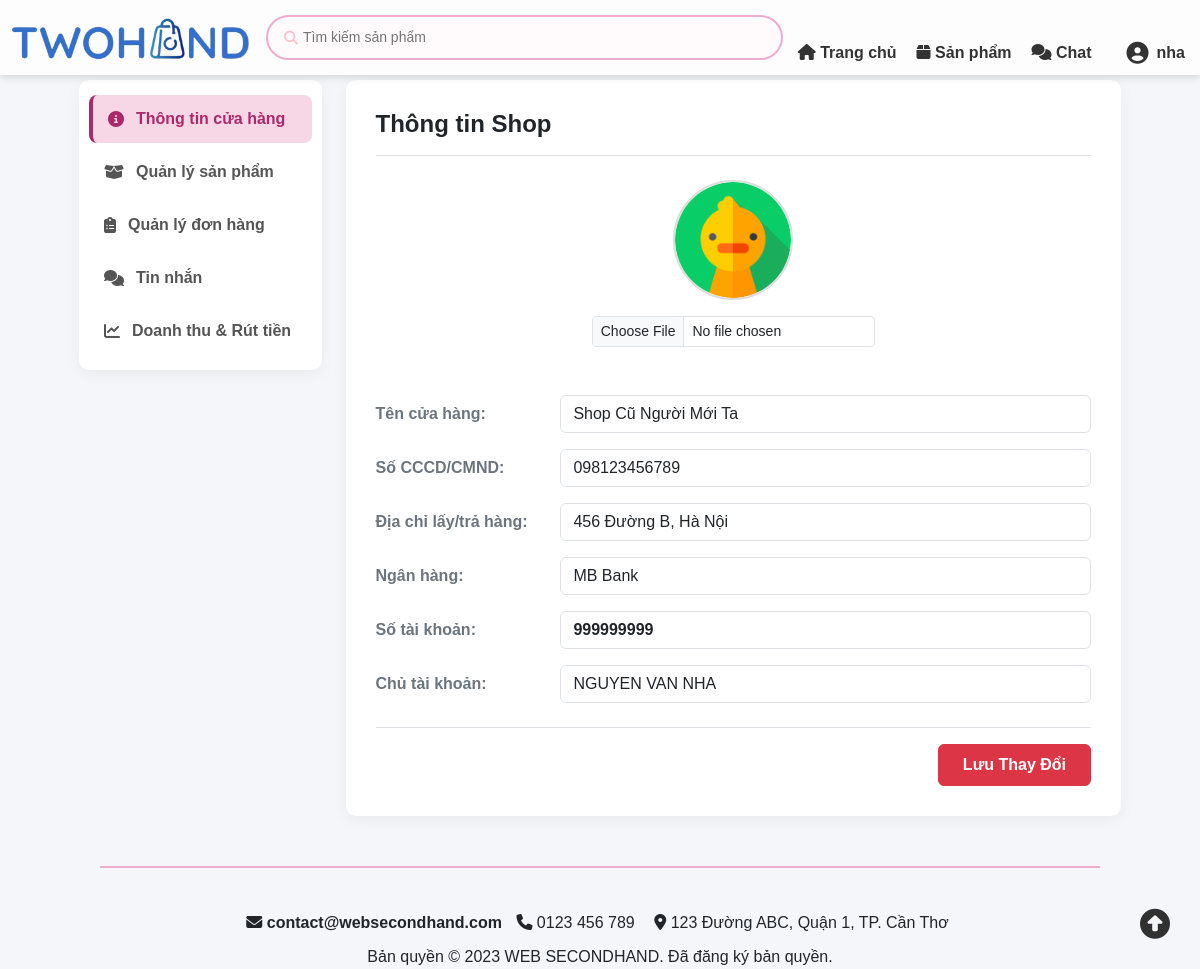
/seller/controllers/sellerThongTinController.php (signed in), run on an earlier commit of the app's database.
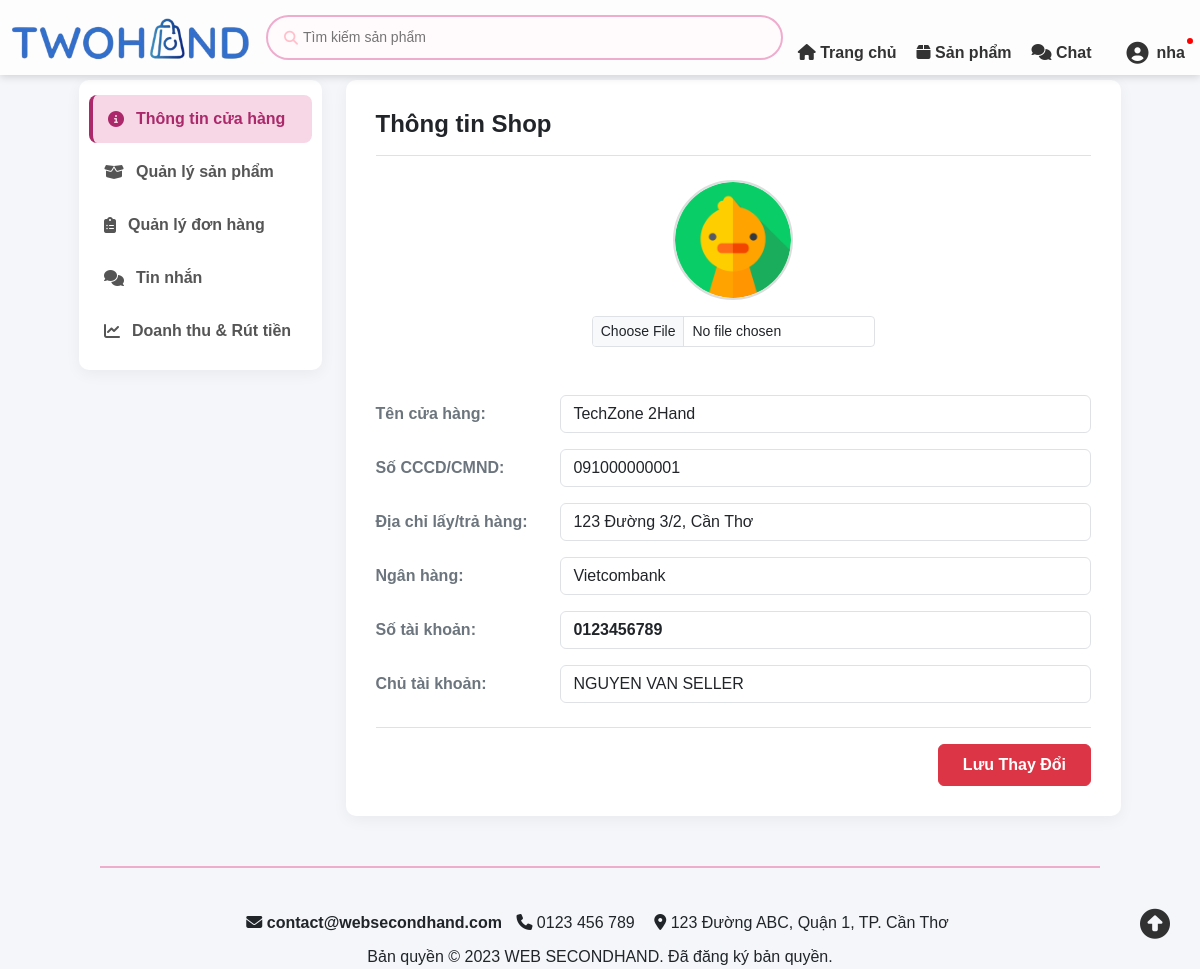
And on a later commit of the database.
### tables this page shows
CREATE TABLE HoSoNguoiBan (
    IdHoSo INT AUTO_INCREMENT PRIMARY KEY,
    IdTaiKhoan INT(10) NOT NULL UNIQUE,
    TenCuaHang VARCHAR(100), 
    DiaChiKhoHang VARCHAR(255),
    ViDo DECIMAL(10, 8) NULL COMMENT 'Latitude - Vĩ độ Cửa Hàng (Kho)',
    KinhDo DECIMAL(11, 8) NULL COMMENT 'Longitude - Kinh độ Cửa Hàng (Kho)',
    SoCCCD VARCHAR(20),
    TenNganHang VARCHAR(50),
    SoTaiKhoanNganHang VARCHAR(30),
    TenChuTaiKhoan VARCHAR(100),
    NgayDuyet DATETIME, 
    SoDu DECIMAL(15,2) DEFAULT 0,
    FOREIGN KEY (IdTaiKhoan) REFERENCES TaiKhoan(IdTaiKhoan) ON DELETE CASCADE
);

### seller/controllers/sellerThongTinController.php (called while the page is built, shortened)
<?php
require_once '../../includes/ketnoi.php';
$idUser = $_SESSION['IdTaiKhoan'];
$sql = "SELECT h.*, t.Avatar
        FROM HoSoNguoiBan h
        JOIN TaiKhoan t ON h.IdTaiKhoan = t.IdTaiKhoan
        WHERE h.IdTaiKhoan = $idUser";
$result = $conn->query($sql);
if ($result && $result->num_rows > 0) {
    $thongTin = $result->fetch_assoc();
} else {
    $thongTin = null;
}
require_once '../views/sellerThongTinCuaHang.php';

### models/thongBaoModel.php (called while the page is built, shortened)
<?php
class ThongBaoModel
{
    private $conn;
    public function __construct($conn)
    {
        $this->conn = $conn;
    }
    public function demThongBaoChuaDoc($idTaiKhoan)
    {
        $sql = "SELECT COUNT(*) as SoLuong FROM ThongBaoNguoiDung WHERE IdNhan = ? AND DaXem = 0";
        $stmt = $this->conn->prepare($sql);
        $stmt->bind_param("i", $idTaiKhoan);
        $stmt->execute();
        return $stmt->get_result()->fetch_assoc()['SoLuong'];
    }
}

### seller/views/sellerThongTinCuaHang.php (the view, shortened to what the changed rows need)
<!DOCTYPE html>
<html lang="vi">
<head>
    <link href="https://cdn.jsdelivr.net/npm/bootstrap@5.3.2/dist/css/bootstrap.min.css" rel="stylesheet">
    <link rel="stylesheet" href="https://cdnjs.cloudflare.com/ajax/libs/font-awesome/6.4.0/css/all.min.css">
    <link href="../../assets/css/header.css" rel="stylesheet">
    <link href="../../assets/css/color.css" rel="stylesheet">
</head>
<body style="background-color: #f4f6f9;">
    <?php include '../../includes/header.php'; ?>
    <div class="giua-trang">
        <div class="seller-wrapper" style="max-width: 1300px; margin: 40px auto 50px auto; padding: 0 15px;">
            <div class="row">
                <div class="col-md-9">
                    <div class="seller-content-box" style="background: #ffffff; border-radius: 10px; padding: 30px; box-shadow: 0 4px 15px rgba(0, 0, 0, 0.05); min-height: 600px;">
                        <?php if ($thongTin): ?>
                            <form action="sellerThongTinController.php" method="POST" enctype="multipart/form-data">
                                <div class="text-center mb-5">
                                    <?php
                                    $avatarPath = !empty($thongTin['Avatar']) ? '../../' . $thongTin['Avatar'] : '../../assets/images/user.png';
                                    ?>
                                    <img src="<?= htmlspecialchars($avatarPath) ?>" alt="Avatar Shop" class="avatar-img mb-3" id="previewAvatar"><br>
                                    <input type="file" id="avatarInput" name="avatar" accept="image/*" class="form-control form-control-sm w-auto d-inline-block">
                                </div>
                                <div class="row mb-3 align-items-center">
                                    <div class="col-sm-3 fw-bold text-secondary">Tên cửa hàng:</div>
                                    <div class="col-sm-9"><input type="text" class="form-control" name="TenCuaHang" value="<?= htmlspecialchars($thongTin['TenCuaHang']) ?>" required></div>
                                </div>
                                <div class="row mb-3 align-items-center">
                                    <div class="col-sm-3 fw-bold text-secondary">Số CCCD/CMND:</div>
                                    <div class="col-sm-9"><input type="text" class="form-control" name="SoCCCD" value="<?= htmlspecialchars($thongTin['SoCCCD']) ?>" required></div>
                                </div>
                                <div class="row mb-3 align-items-center">
                                    <div class="col-sm-3 fw-bold text-secondary">Địa chỉ lấy/trả hàng:</div>
                                    <div class="col-sm-9"><input type="text" class="form-control" name="DiaChiKhoHang" value="<?= htmlspecialchars($thongTin['DiaChiKhoHang']) ?>" required></div>
                                </div>
                                <div class="row mb-3 align-items-center">
                                    <div class="col-sm-3 fw-bold text-secondary">Ngân hàng:</div>
                                    <div class="col-sm-9"><input type="text" class="form-control" name="TenNganHang" value="<?= htmlspecialchars($thongTin['TenNganHang']) ?>" required></div>
                                </div>
                                <div class="row mb-3 align-items-center">
                                    <div class="col-sm-3 fw-bold text-secondary">Số tài khoản:</div>
                                    <div class="col-sm-9"><input type="text" class="form-control fw-bold" name="SoTaiKhoanNganHang" value="<?= htmlspecialchars($thongTin['SoTaiKhoanNganHang']) ?>" required></div>
                                </div>
                                <div class="row mb-3 align-items-center">
                                    <div class="col-sm-3 fw-bold text-secondary">Chủ tài khoản:</div>
                                    <div class="col-sm-9"><input type="text" class="form-control text-uppercase" name="TenChuTaiKhoan" value="<?= htmlspecialchars($thongTin['TenChuTaiKhoan']) ?>" required></div>
                                </div>
                                <div class="text-end mt-4 pt-3 border-top">
                                    <button type="submit" class="btn btn-danger px-4 py-2 fw-bold">Lưu Thay Đổi</button>
                                </div>
                            </form>
                        <?php else: ?>
                            <div class="alert alert-warning">Không tìm thấy thông tin cửa hàng.</div>
                        <?php endif; ?>
                    </div>
                </div>
            </div>
        </div>
    </div>
    <?php include '../../includes/footer.php'; ?>
</body>
</html>

### includes/header.php (shortened to what the changed rows need)
<?php
$baseURL = '/DoAn2';
$soThongBaoMoi = 0;
if (isset($_SESSION['IdTaiKhoan'])) {
    require_once __DIR__ . '/../models/thongBaoModel.php';
    global $conn;
    if ($conn) {
        $modelTB_Header = new ThongBaoModel($conn);
        $soThongBaoMoi = $modelTB_Header->demThongBaoChuaDoc($_SESSION['IdTaiKhoan']);
    }
}
?>
<div class="dau-trang">
    <div class="header-container">
        <div class="header-right" style="display: flex; align-items: center; gap: 20px;">
            <?php if (isset($_SESSION['IdTaiKhoan'])): ?>
                <div class="account-dropdown">
                    <a href="<?= $baseURL ?>/controllers/thongTinTaiKhoanController.php" class="account-btn">
                        <i class="fa-solid fa-user-circle" style="font-size: 22px;"></i>
                        <span><?php echo isset($_SESSION['TenTK']) ? htmlspecialchars($_SESSION['TenTK']) : 'Tài khoản'; ?></span>
                        <?php if ($soThongBaoMoi > 0): ?>
                            <span class="dot-badge"></span>
                        <?php endif; ?>
                    </a>
                </div>
            <?php else: ?>
                <a href="<?= $baseURL ?>/controllers/dangNhapController.php" style="text-decoration: none; color: var(--bs-pink-600); font-weight: bold; font-size: 16px;">
                    <i class="fa-solid fa-user"></i> Đăng nhập
                </a>
            <?php endif; ?>
        </div>
    </div>
</div>

What changed in the data, as far as the page shows it:
changed hosonguoiban: TenCuaHang "Shop Cũ Người Mới Ta" → "TechZone 2Hand"; SoCCCD "098123456789" → "091000000001"; DiaChiKhoHang "456 Đường B, Hà Nội" → "123 Đường 3/2, Cần Thơ"; TenNganHang "MB Bank" → "Vietcombank"; SoTaiKhoanNganHang "999999999" → "0123456789"; TenChuTaiKhoan "NGUYEN VAN NHA" → "NGUYEN VAN SELLER"
